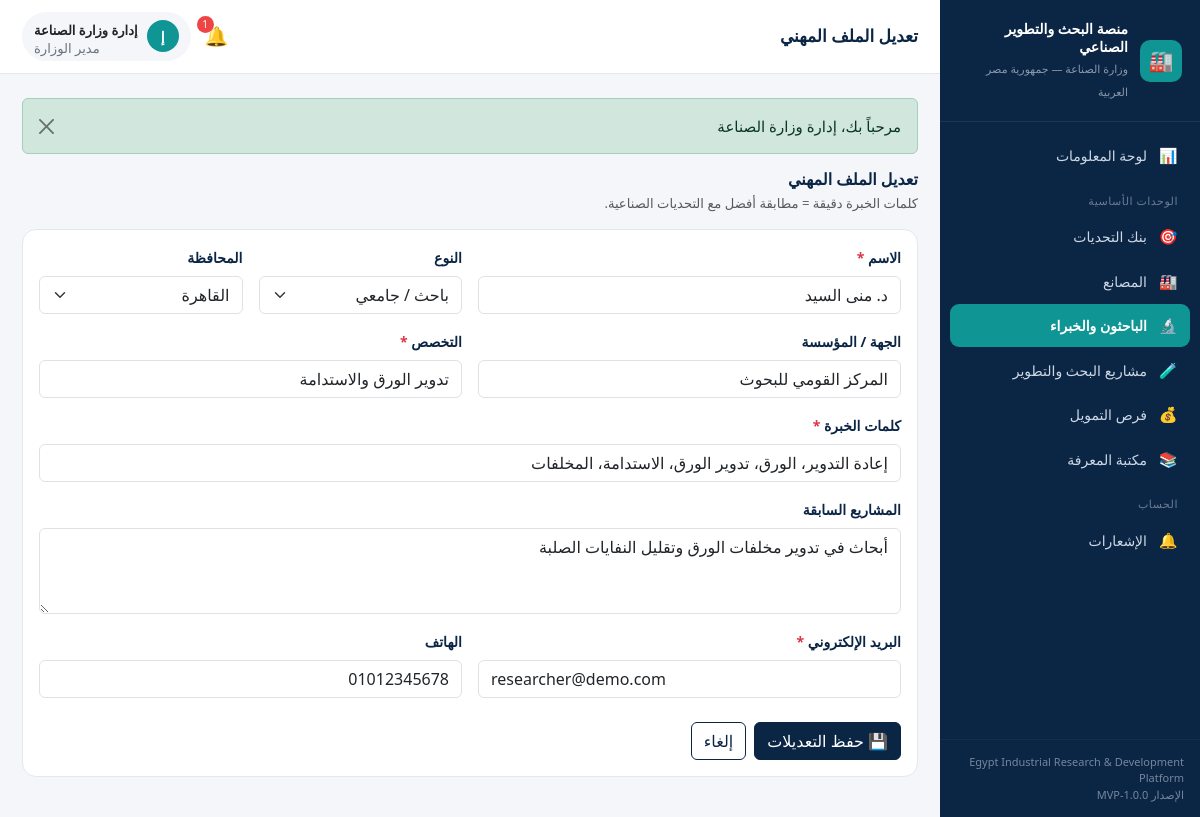
Page /public/researcher/edit/2 (signed in) on the committed database.
### tables this page shows
CREATE TABLE `researcher_profiles` (
  `id`                 INT UNSIGNED NOT NULL AUTO_INCREMENT,
  `user_id`            INT UNSIGNED NULL,
  `profile_type`       ENUM('researcher','expert') NOT NULL DEFAULT 'researcher',
  `name`               VARCHAR(190) NOT NULL,
  `organization`       VARCHAR(190) NULL,
  `specialization`     VARCHAR(190) NOT NULL,
  `expertise_keywords` TEXT NULL,
  `previous_projects`  TEXT NULL,
  `email`              VARCHAR(190) NULL,
  `phone`              VARCHAR(40)  NULL,
  `governorate_id`     INT UNSIGNED NULL,
  `created_at`         DATETIME NOT NULL DEFAULT CURRENT_TIMESTAMP,
  PRIMARY KEY (`id`),
  KEY `idx_rp_type` (`profile_type`),
  KEY `idx_rp_gov` (`governorate_id`),
  KEY `idx_rp_user` (`user_id`),
  CONSTRAINT `fk_rp_user` FOREIGN KEY (`user_id`) REFERENCES `users`(`id`) ON DELETE SET NULL,
  CONSTRAINT `fk_rp_gov` FOREIGN KEY (`governorate_id`) REFERENCES `governorates`(`id`) ON DELETE SET NULL
);

CREATE TABLE `governorates` (
  `id`      INT UNSIGNED NOT NULL AUTO_INCREMENT,
  `name_ar` VARCHAR(120) NOT NULL,
  `name_en` VARCHAR(120) NULL,
  PRIMARY KEY (`id`)
);

### app/controllers/ResearcherController.php (called while the page is built, shortened)
<?php
class ResearcherController extends Controller
{
    public function edit(string $id = '0'): void
    {
        $rpM = $this->model('ResearcherProfile');
        $profile = $rpM->find((int) $id);
        $this->renderForm($profile);
    }
    private function renderForm(?array $profile): void
    {
        $this->view('researchers/form', [
            'profile'      => $profile,
            'governorates' => $this->model('Governorate')->all(),
        ]);
    }
}

### app/core/Router.php (called while the page is built, shortened)
<?php
class Router
{
    public function dispatch(): void
    {
        $url = $this->parseUrl();
        $action         = !empty($url[1]) ? $url[1] : 'index';
        $params         = array_slice($url, 2);
        $controller = new $controllerName();
        call_user_func_array([$controller, $action], $params);
    }
    private function parseUrl(): array
    {
        $url = $_GET['url'] ?? '';
        $url = rtrim($url, '/');
        $url = filter_var($url, FILTER_SANITIZE_URL);
        return explode('/', $url);
    }
}

### public/index.php (called while the page is built, shortened)
<?php
require_once APP_PATH . '/core/Database.php';
require_once APP_PATH . '/core/Model.php';
require_once APP_PATH . '/core/Controller.php';
require_once APP_PATH . '/core/Router.php';
require_once APP_PATH . '/helpers/functions.php';
require_once APP_PATH . '/helpers/Auth.php';
$router = new Router();
$router->dispatch();

### app/core/Model.php (called while the page is built, shortened)
<?php
abstract class Model
{
    protected PDO $db;
    protected string $table = '';
    public function __construct()
    {
        $this->db = Database::getConnection();
    }
    protected function query(string $sql, array $params = []): array
    {
        $stmt = $this->db->prepare($sql);
        $stmt->execute($params);
        return $stmt->fetchAll();
    }
    protected function queryOne(string $sql, array $params = []): ?array
    {
        $stmt = $this->db->prepare($sql);
        $stmt->execute($params);
        $row = $stmt->fetch();
        return $row === false ? null : $row;
    }
    public function find(int $id): ?array
    {
        return $this->queryOne("SELECT * FROM {$this->table} WHERE id = ?", [$id]);
    }
}

### app/core/Database.php (called while the page is built)
<?php
class Database
{
    private static ?PDO $instance = null;
    public static function getConnection(): PDO
    {
        if (self::$instance === null) {
            $dsn = sprintf(
                'mysql:host=%s;port=%s;dbname=%s;charset=%s',
                DB_HOST,
                DB_PORT,
                DB_NAME,
                DB_CHARSET
            );
            $options = [
                PDO::ATTR_ERRMODE            => PDO::ERRMODE_EXCEPTION,
                PDO::ATTR_DEFAULT_FETCH_MODE => PDO::FETCH_ASSOC,
                PDO::ATTR_EMULATE_PREPARES   => false,
            ];
            try {
                self::$instance = new PDO($dsn, DB_USER, DB_PASS, $options);
                self::$instance->exec("SET NAMES utf8mb4 COLLATE utf8mb4_unicode_ci");
            } catch (PDOException $e) {
                if (APP_DEBUG) {
                    die('Database connection failed: ' . $e->getMessage());
                }
                die('تعذّر الاتصال بقاعدة البيانات. يرجى مراجعة الإعدادات.');
            }
        }
        return self::$instance;
    }
}

### app/helpers/Auth.php (called while the page is built, shortened)
<?php
class Auth
{
    public static function role(): ?string
    {
        return $_SESSION['user']['role'] ?? null;
    }
}

### app/models/Governorate.php (called while the page is built, shortened)
<?php
class Governorate extends Model
{
    public function all(string $orderBy = 'name_ar ASC'): array
    {
        return $this->query("SELECT * FROM governorates ORDER BY {$orderBy}");
    }
}

### app/views/researchers/form.php (the view, shortened to what this page needs)
<?php
$editing   = !empty($profile);
$pageTitle = $editing ? 'تعديل الملف المهني' : 'إنشاء ملف مهني';
$action    = $editing ? url('researcher/update/' . $profile['id']) : url('researcher/store');
$f = fn($k, $d = '') => $editing ? e($profile[$k] ?? $d) : old($k, $d);
$defaultType = Auth::is('expert') ? 'expert' : 'researcher';
$lockType    = in_array(Auth::role(), ['researcher', 'expert'], true);
?>
<div class="page-head mb-3">
    <h2 class="section-title mb-1"><?= e($pageTitle) ?></h2>
    <p class="text-muted small mb-0">كلمات الخبرة دقيقة = مطابقة أفضل مع التحديات الصناعية.</p>
</div>
<div class="card">
    <div class="card-body">
        <form method="post" action="<?= $action ?>" class="needs-validation" novalidate>
            <div class="row g-3">
                <div class="col-md-6">
                    <label class="form-label">الاسم <span class="text-danger">*</span></label>
                    <input type="text" name="name" class="form-control" required value="<?= $f('name') ?>">
                </div>
                <div class="col-md-3">
                    <label class="form-label">النوع</label>
                    <select name="profile_type" class="form-select" <?= $lockType ? 'disabled' : '' ?>>
                        <?php $curType = $editing ? ($profile['profile_type'] ?? $defaultType) : ($lockType ? $defaultType : old('profile_type', 'researcher')); ?>
                        <option value="researcher" <?= $curType === 'researcher' ? 'selected' : '' ?>>باحث / جامعي</option>
                    </select>
                </div>
                <div class="col-md-3">
                    <label class="form-label">المحافظة</label>
                    <select name="governorate_id" class="form-select">
                        <?php foreach ($governorates as $g): ?>
                            <option value="<?= $g['id'] ?>" <?= ($editing ? ($profile['governorate_id'] ?? '') == $g['id'] : old_is('governorate_id', $g['id'])) ? 'selected' : '' ?>><?= e($g['name_ar']) ?></option>
                        <?php endforeach; ?>
                    </select>
                </div>
                <div class="col-md-6">
                    <label class="form-label">الجهة / المؤسسة</label>
                    <input type="text" name="organization" class="form-control" value="<?= $f('organization') ?>">
                </div>
                <div class="col-md-6">
                    <label class="form-label">التخصص <span class="text-danger">*</span></label>
                    <input type="text" name="specialization" class="form-control" required value="<?= $f('specialization') ?>">
                </div>
                <div class="col-12">
                    <label class="form-label">كلمات الخبرة <span class="text-danger">*</span></label>
                    <input type="text" name="expertise_keywords" class="form-control" required
                           placeholder="افصل بينها بفاصلة: كفاءة الطاقة، معالجة المياه، صيانة تنبؤية" value="<?= $f('expertise_keywords') ?>">
                </div>
                <div class="col-12">
                    <label class="form-label">المشاريع السابقة</label>
                    <textarea name="previous_projects" class="form-control" rows="3"><?= $f('previous_projects') ?></textarea>
                </div>
                <div class="col-md-6">
                    <label class="form-label">البريد الإلكتروني <span class="text-danger">*</span></label>
                    <input type="email" name="email" class="form-control" required value="<?= $f('email') ?>">
                </div>
                <div class="col-md-6">
                    <label class="form-label">الهاتف</label>
                    <input type="text" name="phone" class="form-control" value="<?= $f('phone') ?>">
                </div>
            </div>
            <div class="mt-4 d-flex gap-2">
                <button type="submit" class="btn btn-primary"><?= $editing ? '💾 حفظ التعديلات' : '➕ إنشاء الملف' ?></button>
                <a href="<?= url('researcher') ?>" class="btn btn-outline-navy">إلغاء</a>
            </div>
        </form>
    </div>
</div>

### public/assets/css/style.css (style rules this page uses)
:root { --eg-navy: #0b2545; --eg-navy-700: #13315c; --eg-teal: #0e9594; --eg-teal-600: #0c807f; --eg-light: #f4f6f9; --eg-gray: #e3e8ef; --eg-text: #1f2937; --eg-muted: #6b7280; --eg-white: #ffffff; --sidebar-w: 260px; }
* { box-sizing: border-box; }
body { font-family: "Segoe UI", "Tahoma", "Cairo", system-ui, -apple-system, sans-serif; background: var(--eg-light); color: var(--eg-text); margin: 0; font-size: 15px; }
a { text-decoration: none; }
.card { border: 1px solid var(--eg-gray); border-radius: 14px; }
.section-title { font-size: 16px; font-weight: 700; color: var(--eg-navy); margin: 0; }
.btn-primary { background: var(--eg-navy); border-color: var(--eg-navy); }
.btn-outline-navy { color: var(--eg-navy); border-color: var(--eg-navy); }
.form-label { font-weight: 600; font-size: 14px; color: var(--eg-navy); }

### rows in the picture
researcher_profiles: name "د. منى السيد", profile_type "باحث / جامعي", governorate_id "القاهرة", organization "المركز القومي للبحوث", specialization "تدوير الورق والاستدامة", expertise_keywords "إعادة التدوير، الورق، تدوير الورق، الاستدامة، المخلفات", previous_projects "أبحاث في تدوير مخلفات الورق وتقليل النفايات الصلبة", email "researcher@demo.com", phone "01012345678"

### other values in the picture
APP_NAME_EN "Egypt Industrial Research & Development Platform"
APP_VERSION "1.0.0-MVP"
$pt "تعديل الملف المهني"
$unread "1"
$initial "إ"
$u['name'] "إدارة وزارة الصناعة"
Auth::roleLabel() "مدير الوزارة"
$msg "مرحباً بك، إدارة وزارة الصناعة"
$pageTitle "تعديل الملف المهني"
